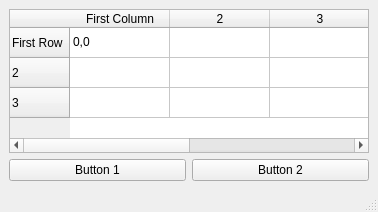
<?xml version="1.0" encoding="UTF-8"?>
<ui version="4.0">
 <class>MainWindow</class>
 <widget class="QMainWindow" name="MainWindow">
  <property name="geometry">
   <rect>
    <x>0</x>
    <y>0</y>
    <width>378</width>
    <height>212</height>
   </rect>
  </property>
  <property name="windowTitle">
   <string>MainWindow</string>
  </property>
  <widget class="QWidget" name="centralwidget">
   <layout class="QVBoxLayout" name="verticalLayout">
    <item>
     <layout class="QHBoxLayout" name="horizontalLayout">
      <item>
       <widget class="QTableWidget" name="tableWidget">
        <property name="rowCount">
         <number>3</number>
        </property>
        <property name="columnCount">
         <number>4</number>
        </property>
        <row>
         <property name="text">
          <string>First Row</string>
         </property>
        </row>
        <row/>
        <row/>
        <column>
         <property name="text">
          <string>First Column</string>
         </property>
        </column>
        <column/>
        <column/>
        <column/>
        <item row="0" column="0">
         <property name="text">
          <string>0,0</string>
         </property>
        </item>
        <item row="0" column="1">
         <property name="text">
          <string/>
         </property>
        </item>
       </widget>
      </item>
     </layout>
    </item>
    <item>
     <layout class="QHBoxLayout" name="horizontalLayout_2">
      <item>
       <widget class="QPushButton" name="pushButton">
        <property name="text">
         <string>Button 1</string>
        </property>
       </widget>
      </item>
      <item>
       <widget class="QPushButton" name="pushButton_2">
        <property name="text">
         <string>Button 2</string>
        </property>
       </widget>
      </item>
     </layout>
    </item>
   </layout>
  </widget>
  <widget class="QMenuBar" name="menubar">
   <property name="geometry">
    <rect>
     <x>0</x>
     <y>0</y>
     <width>378</width>
     <height>21</height>
    </rect>
   </property>
  </widget>
  <widget class="QStatusBar" name="statusbar"/>
 </widget>
 <resources/>
 <connections/>
</ui>
